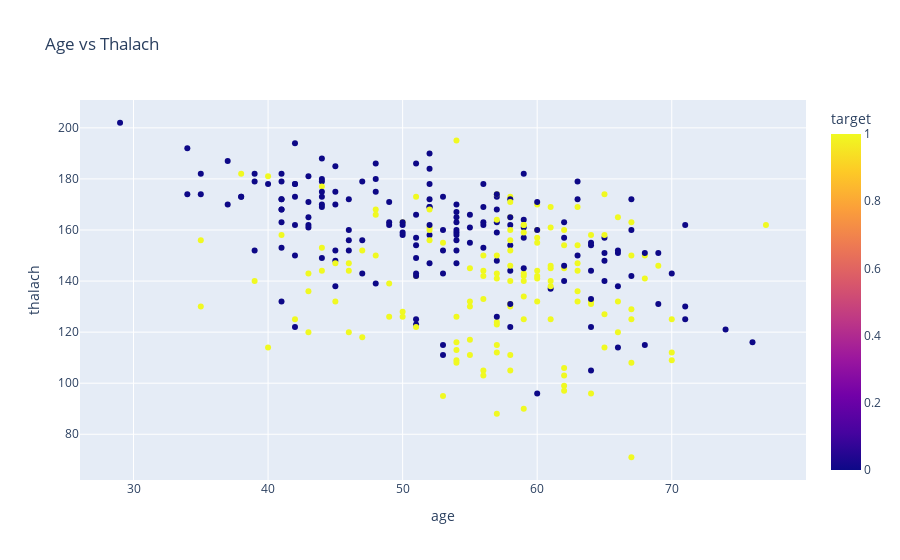

This figure's notebook cell:
### Code cell
import plotly.express as px

fig = px.scatter(
    df,
    x="age",
    y="thalach",
    color="target",
    title="Age vs Thalach"
)
fig.show()

### Figure 1 — Plotly figure (JSON) as saved in the notebook; plotly's stock layout.template omitted (floating-point values rounded to 4 significant figures; data arrays with more than 128 entries replaced by an {"elided": "..."} marker saying what was removed)
{"data": [{"hovertemplate": "age=%{x}<br>thalach=%{y}<br>target=%{marker.color}<extra></extra>", "legendgroup": "", "marker": {"color": {"elided": "303 int values"}, "coloraxis": "coloraxis", "symbol": "circle"}, "mode": "markers", "name": "", "orientation": "v", "showlegend": false, "type": "scatter", "x": {"elided": "303 float values"}, "xaxis": "x", "y": {"elided": "303 float values"}, "yaxis": "y"}], "layout": {"coloraxis": {"colorbar": {"title": {"text": "target"}}, "colorscale": [[0, "#0d0887"], [0.1111, "#46039f"], [0.2222, "#7201a8"], [0.3333, "#9c179e"], [0.4444, "#bd3786"], [0.5556, "#d8576b"], [0.6667, "#ed7953"], [0.7778, "#fb9f3a"], [0.8889, "#fdca26"], [1, "#f0f921"]]}, "legend": {"tracegroupgap": 0}, "title": {"text": "Age vs Thalach"}, "xaxis": {"anchor": "y", "domain": [0, 1], "title": {"text": "age"}}, "yaxis": {"anchor": "x", "domain": [0, 1], "title": {"text": "thalach"}}}}
